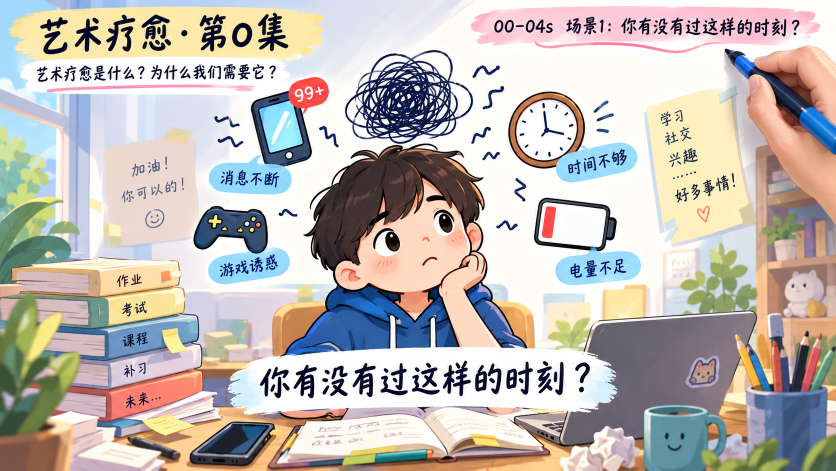
#> input picture assets/approved/episode-00/scene-01-gold-master.png, 1672 x 941 px (shown at 1/2 size)
$ python render_scene01_selective_v3.py
#> lines starting #> are read from the running program, lines starting #| are printed output that depends on the picture; after the words box and inside, x2 and y2 are one past the last pixel; in counts of white or black regions, pixels touching at a corner belong together
#!/usr/bin/env python3
"""Scene 01 V3: static Gold Master world + selective whiteboard storytelling.

The boy and room are always the approved artwork. Only story pressure points are
removed from that base, then restored from the same approved pixels via a moving
marker and progressive reveal mattes.
"""
from __future__ import annotations
import math, shutil, subprocess
from pathlib import Path
from PIL import Image, ImageChops, ImageDraw, ImageEnhance, ImageFilter, ImageOps

FPS, DURATION, SIZE = 30, 5.8, (1920,1080)
ROOT=Path(__file__).resolve().parents[1]
MASTER=ROOT/"assets/approved/episode-00/scene-01-gold-master.png"
STATIC_BASE=ROOT/"assets/derived/episode-00/scene-01-static-base-v3.png"
# time, source crop in Gold Master coordinates, marker travel (in source coordinates)
BEATS=[
 (0.60,1.40,(340,390,630,580),(373,440),(574,510)),  # game + label
 (1.40,2.30,(440,150,660,410),(484,205),(626,362)),  # phone + messages
 (2.30,3.10,(990,145,1260,390),(1038,195),(1181,350)),# clock + label
 (3.10,3.80,(1040,380,1325,580),(1080,445),(1243,531)),# battery + label
 (3.80,4.80,(1280,175,1605,560),(1330,215),(1517,438)),# task list
 (4.80,5.70,(670,75,1010,275),(702,138),(960,260)),  # mental clutter
]

def smooth(x): x=max(0,min(1,x)); return x*x*(3-2*x)
def p_at(t,start,end): return smooth((t-start)/(end-start))
def scale_box(box):
 sx,sy=SIZE[0]/1672,SIZE[1]/941
 return tuple(int(v*(sx if i%2==0 else sy)) for i,v in enumerate(box))

def strokes(size, box, p, width=54):
 """Soft serpentine brush reveal—an actual animated matte, never a fade."""
 x0,y0,x1,y1=scale_box(box); out=Image.new("L",size,0); d=ImageDraw.Draw(out)
 rows=max(2,int((y1-y0)/max(width*.8,38))); pts=[]
 for row in range(rows):
  y=int(y0+(row+.5)*(y1-y0)/rows)
  pts += [(x0,y),(x1,y)] if row%2==0 else [(x1,y),(x0,y)]
 n=max(1,int(len(pts)*p))
 if n==1: d.ellipse((pts[0][0]-width,pts[0][1]-width,pts[0][0]+width,pts[0][1]+width),fill=255)
 else:
  d.line(pts[:n],fill=255,width=width,joint="curve"); x,y=pts[n-1]; d.ellipse((x-width//2,y-width//2,x+width//2,y+width//2),fill=255)
 return out.filter(ImageFilter.GaussianBlur(3))

def local_strokes(size, p, width=42):
 """The same brush matte in crop-local coordinates."""
 w,h=size; out=Image.new("L",size,0); d=ImageDraw.Draw(out)
 rows=max(2,int(h/max(width*.8,38))); pts=[]
 for row in range(rows):
  y=int((row+.5)*h/rows)
  pts += [(0,y),(w,y)] if row%2==0 else [(w,y),(0,y)]
 n=max(1,int(len(pts)*p))
 if n==1: d.ellipse((pts[0][0]-width,pts[0][1]-width,pts[0][0]+width,pts[0][1]+width),fill=255)
 else:
  d.line(pts[:n],fill=255,width=width,joint="curve"); x,y=pts[n-1]; d.ellipse((x-width//2,y-width//2,x+width//2,y+width//2),fill=255)
 return out.filter(ImageFilter.GaussianBlur(3))

def edge_underdrawing(layer):
 gray=ImageOps.grayscale(layer).filter(ImageFilter.FIND_EDGES)
 alpha=ImageOps.invert(gray).point(lambda v: 255 if v>230 else 0).filter(ImageFilter.GaussianBlur(1))
 ink=Image.new("RGBA",layer.size,(47,67,103,0)); ink.putalpha(alpha.point(lambda v:int(v*.42))); return ink

def cut_hand(original):
 crop=original.crop((1425,75,1672,345)).convert("RGBA"); matte=Image.new("L",crop.size,0)
 ImageDraw.Draw(matte).polygon([(20,8),(70,0),(152,18),(225,53),(246,91),(246,260),(187,260),(154,222),(113,202),(79,166),(58,128),(29,94),(6,52)],fill=255)
 px=crop.load()
 for y in range(crop.height):
  for x in range(crop.width):
   r,g,b,a=px[x,y]; chroma=max(r,g,b)-min(r,g,b)
   if (min(r,g,b)>222 and chroma<23) or (min(r,g,b)>239 and chroma<34): px[x,y]=(r,g,b,0)
 crop.putalpha(ImageChops.multiply(crop.getchannel("A"),matte).filter(ImageFilter.GaussianBlur(1)))
 return crop.resize((148,162),Image.Resampling.LANCZOS)

def static_base():
 """Approved-art derivative with only V3's dynamic pressure points removed."""
 return Image.open(STATIC_BASE).convert("RGBA").resize(SIZE,Image.Resampling.LANCZOS)

def layer_from(master, box):
 crop=master.crop(scale_box(box))
 # The crop is placed over the matching original location. Its white surroundings
 # blend into the same board and its edges are revealed by the animated matte.
 return crop

def foreground_alpha(crop):
 """Remove the original whiteboard from a source crop, retaining only the
 colored/dark approved line art, fills and lettering for seamless compositing."""
 alpha=Image.new("L",crop.size,0); src=crop.convert("RGB").load(); out=alpha.load()
 for y in range(crop.height):
  for x in range(crop.width):
   r,g,b=src[x,y]
   chroma=max(r,g,b)-min(r,g,b)
   # Warm white board and its soft neutral lighting are transparent; actual
   # ink, pastel fills, yellow sticky note and red battery remain opaque.
   out[x,y]=0 if (min(r,g,b)>218 and chroma<34) else 255
 return alpha.filter(ImageFilter.GaussianBlur(.6))

def compose(t, master, base, hand, layers):
 frame=base.copy()
 active=None
 for start,end,box,pt0,pt1 in BEATS:
  if t < start: continue
  p=p_at(t,start,end); destination=scale_box(box)[:2]
  crop, clean_alpha=layers[box]
  # outline first, then source pixels sweep in behind the marker.
  if p<.36:
   outline=edge_underdrawing(crop); outline.putalpha(local_strokes(crop.size,min(1,p/.36),34))
   frame.alpha_composite(outline,destination)
  else:
   reveal=local_strokes(crop.size,min(1,(p-.18)/.82),42)
   shown=crop.copy(); shown.putalpha(ImageChops.multiply(clean_alpha,reveal)); frame.alpha_composite(shown,destination)
  if start<=t<=end: active=(pt0,pt1,p)
 # Gentle controller bounce and phone vibration are small positional motions on
 # their already-revealed artwork, making escalation legible without a PPT pop.
 if 1.16<t<1.40:
  pass # the reveal already carries the controller's slight drawn-in motion
 if active:
  a,b,p=active; x=(a[0]+(b[0]-a[0])*p)*SIZE[0]/1672; y=(a[1]+(b[1]-a[1])*p)*SIZE[1]/941
  frame.alpha_composite(hand,(int(x-hand.width*.42),int(y-hand.height*.35)))
 return frame.convert("RGB")

def render():
 original=Image.open(MASTER).convert("RGBA").resize(SIZE,Image.Resampling.LANCZOS)
 base=static_base(); hand=cut_hand(Image.open(MASTER).convert("RGBA"))
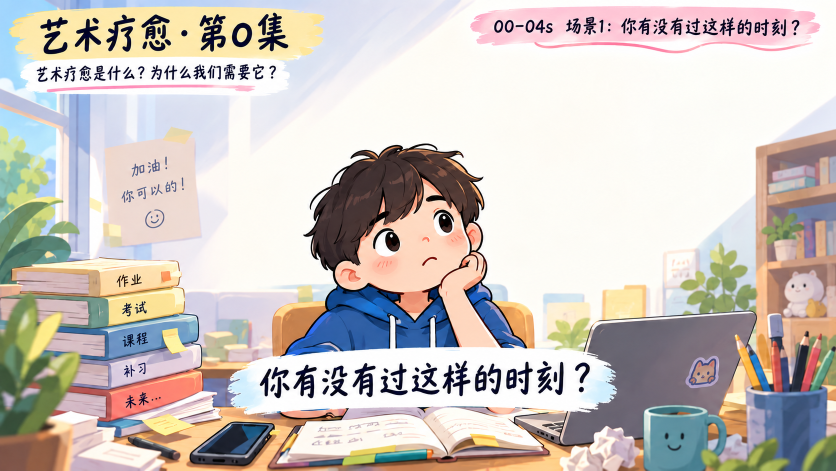
#> input picture assets/derived/episode-00/scene-01-static-base-v3.png, 1672 x 941 px (shown at 1/2 size)
#> in cut_hand, `matte = Image.new('L', crop.size, 0)`: matte: PIL image 247x270 L; every value is 0
#> in cut_hand, `ImageDraw.Draw(matte).polygon([(20,8),(70,0),(152,18),(225,53),(246,91..`:
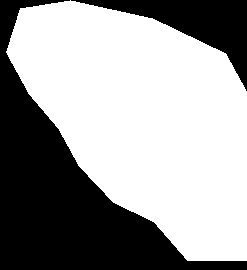
#> matte: PIL image 247x270 L; 61.6% white; 2 black regions, box (x1, y1, x2, y2) and area: (0, 0, 247, 270) 20711, (71, 0, 247, 91) 4930
 layers={box:(layer_from(original,box),None) for _,_,box,_,_ in BEATS}
#> in layer_from, `crop=master.crop(scale_box(box))`:
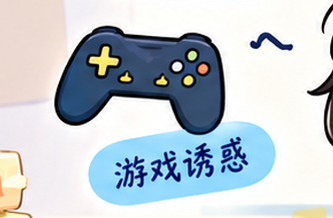
#> crop: PIL image 333x218 RGBA; mean R, G, B, A 192.3, 201.9, 209.2, 255
#> in layer_from (call 5), `crop=master.crop(scale_box(box))`:
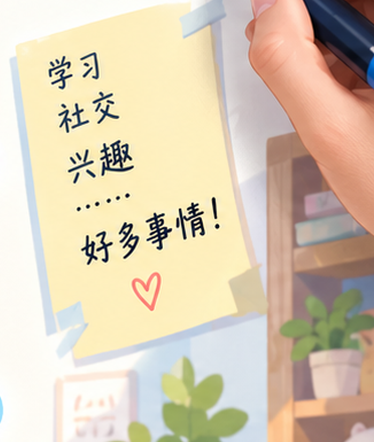
#> crop: PIL image 374x442 RGBA; mean R, G, B, A 217.2, 202.4, 179, 255
#> in layer_from (call 6), `crop=master.crop(scale_box(box))`:
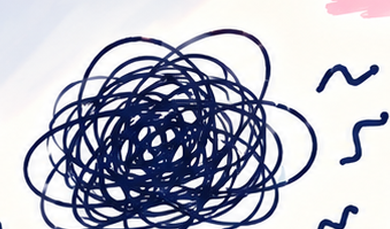
#> crop: PIL image 390x229 RGBA; mean R, G, B, A 180.8, 182.9, 196.4, 255
#> layers = 6 items
 layers={box:(crop,foreground_alpha(crop)) for box,(crop,_) in layers.items()}
#> in foreground_alpha, `alpha = Image.new('L', crop.size, 0)`: alpha: PIL image 333x218 L; every value is 0
#> in foreground_alpha (call 2), `alpha = Image.new('L', crop.size, 0)`: alpha: PIL image 252x298 L; every value is 0
#> in foreground_alpha (call 3), `alpha = Image.new('L', crop.size, 0)`: alpha: PIL image 310x281 L; every value is 0
#> in foreground_alpha (call 4), `alpha = Image.new('L', crop.size, 0)`: alpha: PIL image 327x229 L; every value is 0
#> in foreground_alpha (call 5), `alpha = Image.new('L', crop.size, 0)`: alpha: PIL image 374x442 L; every value is 0
#> in foreground_alpha (call 5), `return alpha.filter(ImageFilter.GaussianBlur(.6))`:
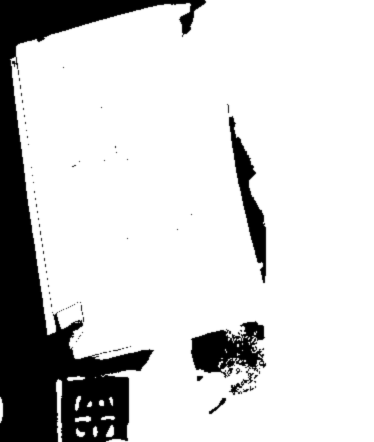
#> returned value: PIL image 374x442 L; min 0, max 255, mean 209.2
#> in foreground_alpha (call 6), `alpha = Image.new('L', crop.size, 0)`: alpha: PIL image 390x229 L; every value is 0
#> in foreground_alpha (call 6), `return alpha.filter(ImageFilter.GaussianBlur(.6))`:
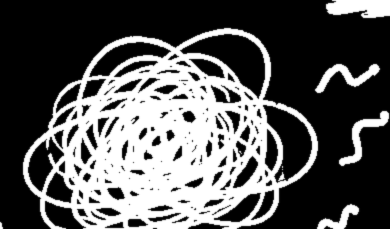
#> returned value: PIL image 390x229 L; min 0, max 255, mean 90.8
 work=ROOT/"output"/"scene-01-selective-v3-frames"; work.mkdir(parents=True,exist_ok=True)
 for f in work.glob("*"): f.unlink()
 for n in range(round(FPS*DURATION)):
  compose(n/FPS,original,base,hand,layers).save(work/f"frame-{n:04d}.jpg",quality=96,subsampling=0)
 target=ROOT/"output"/"scene-01-selective-whiteboard-v3.mp4"
 subprocess.run(["ffmpeg","-y","-framerate",str(FPS),"-i",str(work/"frame-%04d.jpg"),"-f","lavfi","-i","anullsrc=r=48000:cl=stereo","-t",str(DURATION),"-c:v","libx264","-pix_fmt","yuv420p","-crf","17","-c:a","aac","-b:a","128k","-movflags","+faststart",str(target)],check=True)
#> (this line was passed over: subprocess is not available in this run)
 print(target)
#| output/scene-01-selective-whiteboard-v3.mp4
if __name__=="__main__": render()
